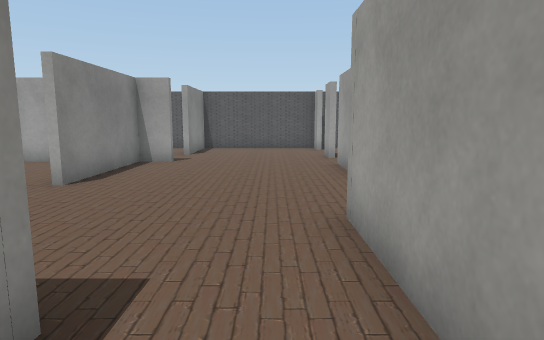
view 1 (above)

19 first-person views from a walk through a scene from a Unity 3-D project. The camera is 1.2 m above the floor, tilts 8° down and sees 75° across. The floor is counted in squares, 1 m on a side. Each view is taken from the middle of a square. On the plan, view 1 faces up. The plan holds only what a view shows up to about 14 squares ahead; the rest is blank. The place goes on beyond the plan. Some surface patterns are stand-ins.

view 2
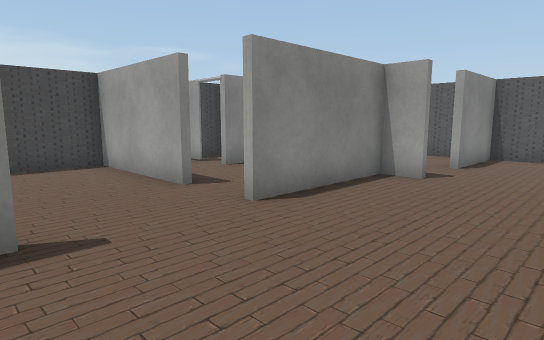

view 3
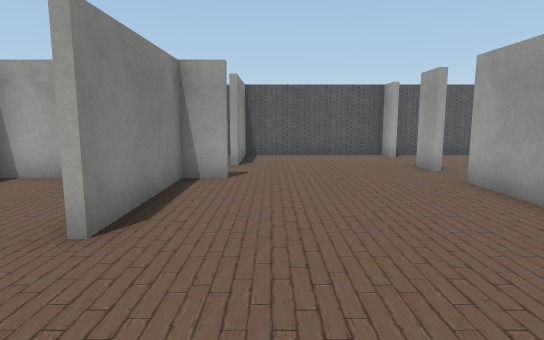

view 4
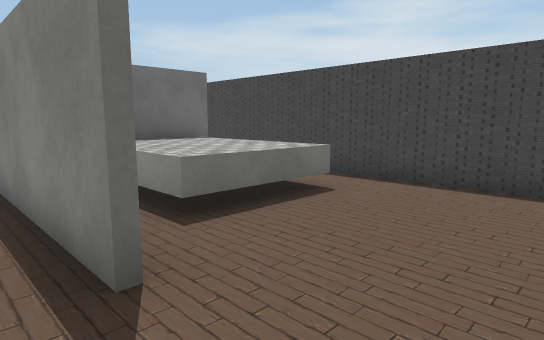

view 5
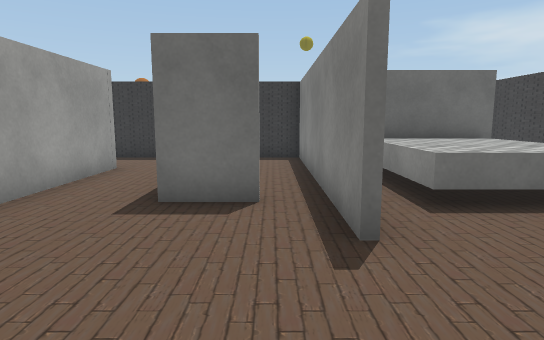

view 6
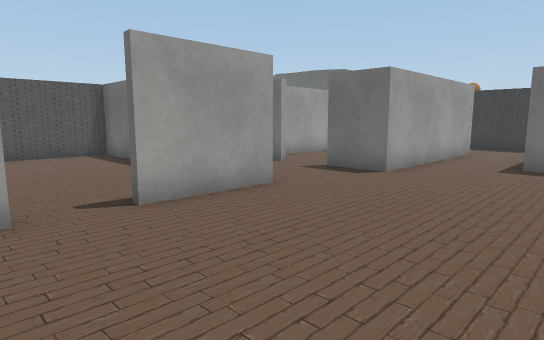

view 7
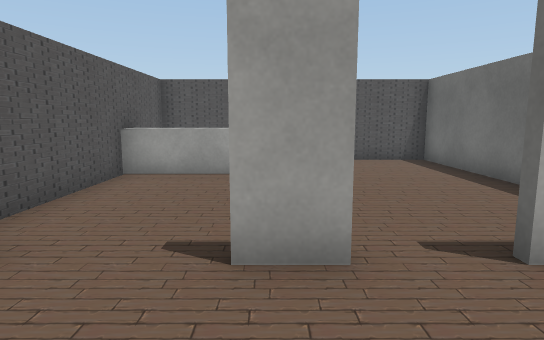

view 8
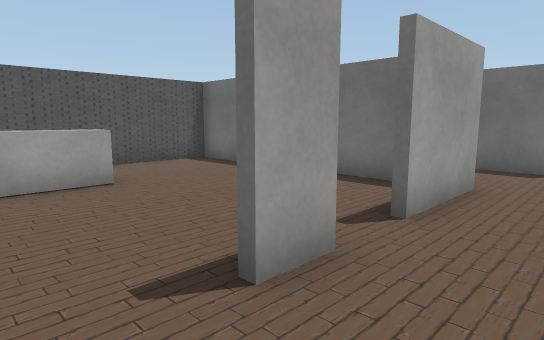

view 9
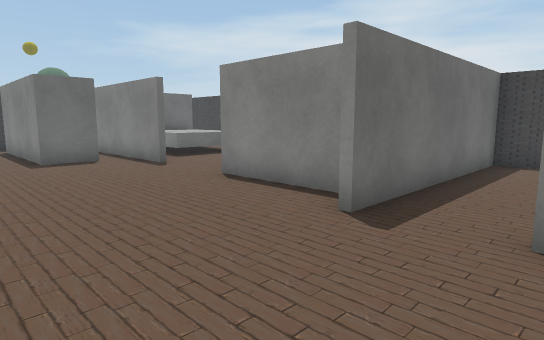

view 10
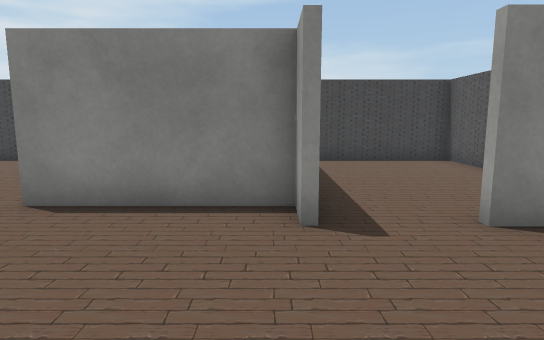

view 11
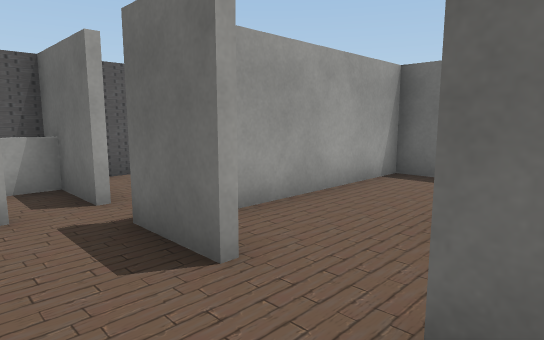

view 12
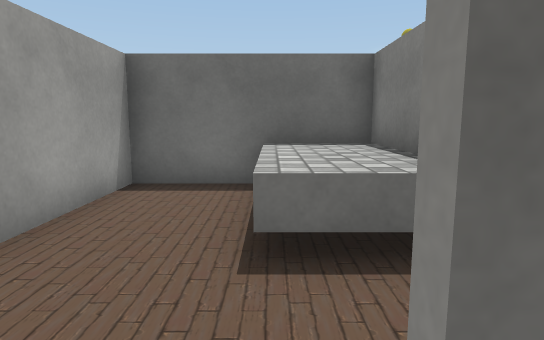

view 13
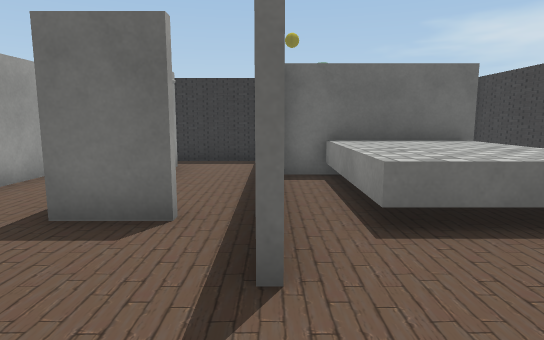

view 14
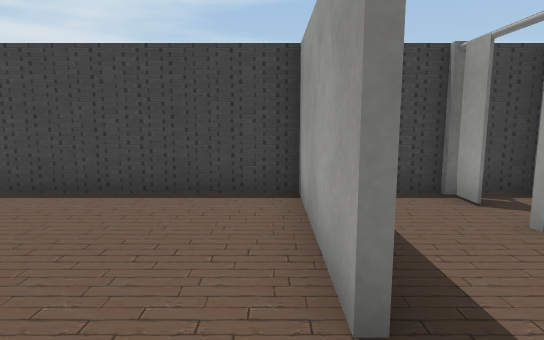

view 15
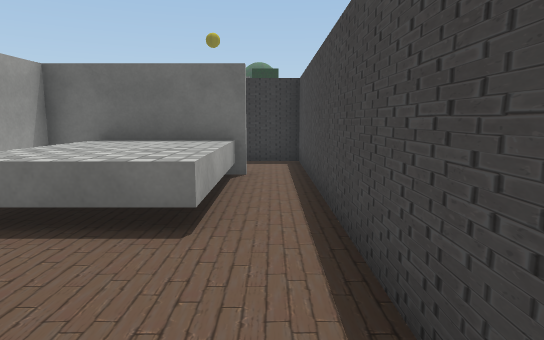

view 16
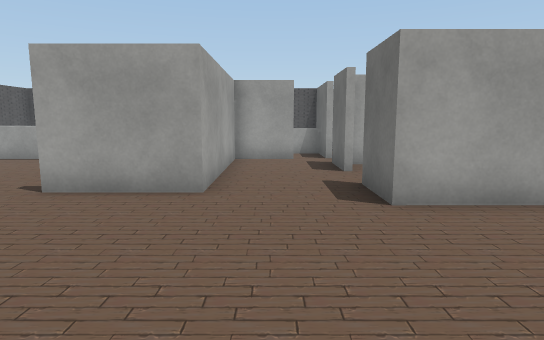

view 17
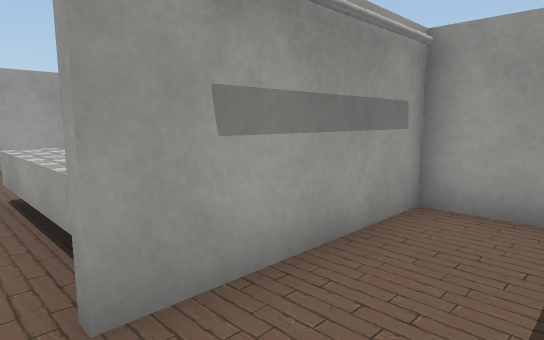

view 18
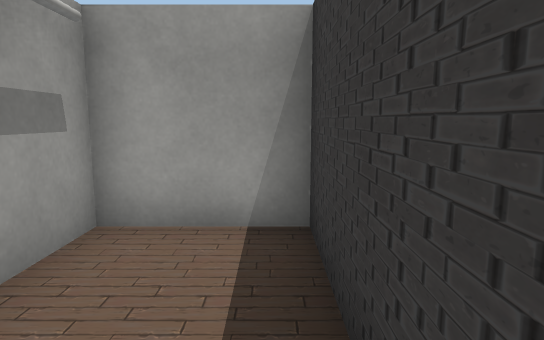

view 19
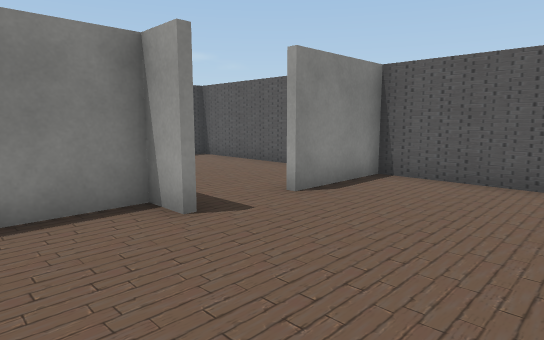

### Floor plan
Key: @ floor where view 1 was taken; # wall or solid block; x gap in a wall; . floor; ^ raised ledge; O other object.
Columns run from 10 left of view 1 to 10 right of it. Each row starts with its distance up from view 1.
 15 #################^###
 14 #......#.........^  #
 13 #......#.........^  #
 12 #...........#....^  #
 11 #...................#
 10 ########....x.......#
  9 ###...#.....#.......#
  8 #.....#.....#.......#
  7 #####.#.....#########
  6 #................#
  5 #................#
  4 #..........##..###
  3 #.....#....#....#
  2 #.^^^^#x##.#^^..#
  1 #.^^^^#..#.#^^..#
  0 #.^^^^#..#@#^^..#
 -1 #.^^^^#..#.#^^..#
 -2 #.#####..#.######
 -3 #.....#..#..
 -4 #.....#......
 -5 #############
 -6
 -7
 -8  OO
 -9  O

Positions as (right, up) in squares from view 1, and headings:
1: (0, 0), facing up
2: (0, 3), facing up-left
3: (-2, 3), facing up
4: (-3, 6), facing down-left
5: (-3, 7), facing down
6: (-3, 12), facing down-right
7: (-1, 12), facing right
8: (0, 14), facing down-right
9: (1, 13), facing down-left
10: (1, 10), facing left
11: (2, 6), facing down-right
12: (3, 5), facing down
13: (-4, 6), facing down
14: (-4, 6), facing left
15: (-9, 6), facing down
16: (-4, 6), facing right
17: (-9, -4), facing up-right
18: (-8, -4), facing right
19: (1, 8), facing up-left
